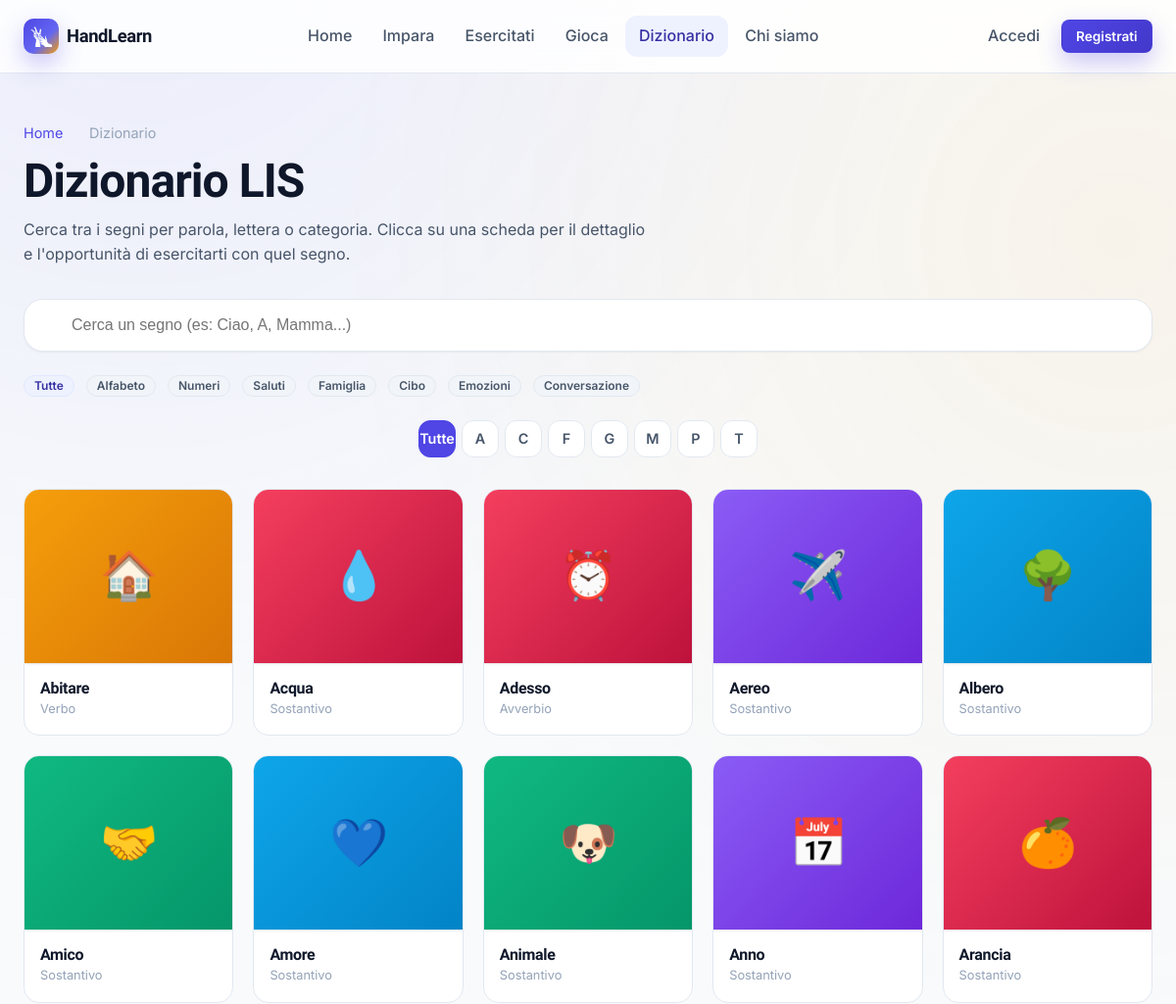
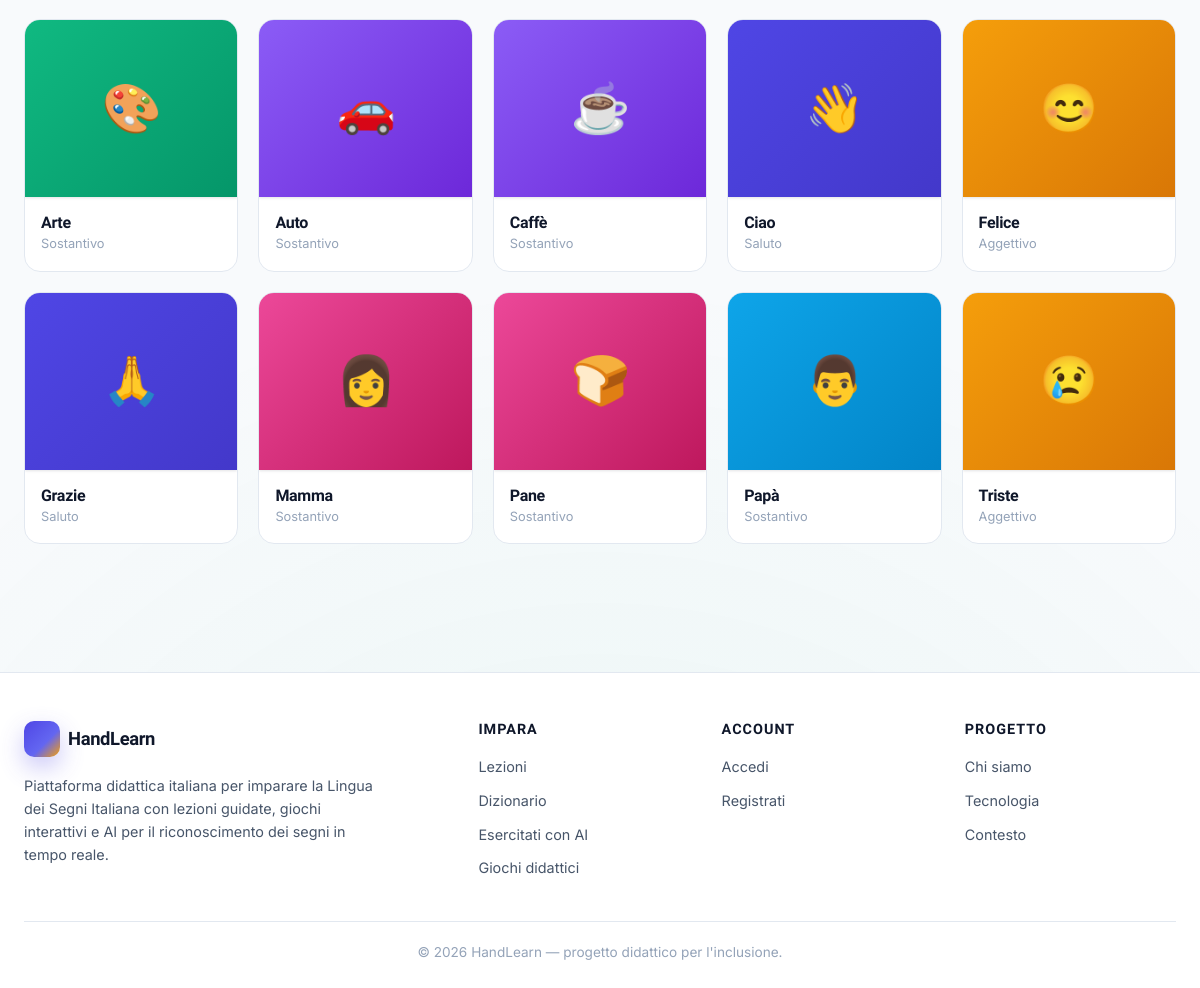
Screenshot of /dizionario.php with the database file from the repository (2 pictures, top to bottom).
### tables this page shows
CREATE TABLE IF NOT EXISTS categorie (
    id     INT AUTO_INCREMENT PRIMARY KEY,
    slug   VARCHAR(50) NOT NULL UNIQUE,
    nome   VARCHAR(80) NOT NULL,
    icona  VARCHAR(10) DEFAULT NULL
);

CREATE TABLE IF NOT EXISTS segni (
    id            INT AUTO_INCREMENT PRIMARY KEY,
    parola        VARCHAR(80) NOT NULL,
    tipo          VARCHAR(40) DEFAULT 'Sostantivo',
    descrizione   TEXT,
    immagine      VARCHAR(20) DEFAULT '🤟',
    categoria_id  INT DEFAULT NULL,
    livello       ENUM('principiante','intermedio','avanzato') DEFAULT 'principiante',
    FOREIGN KEY (categoria_id) REFERENCES categorie(id) ON DELETE SET NULL
);

### includes/auth.php (called while the page is built, shortened)
<?php
function isLoggedIn(): bool
{
    return isset($_SESSION['user_id']);
}
function currentUser(): ?array
{
    if (!isLoggedIn()) {
        return null;
    }
    return [
        'id'       => $_SESSION['user_id'],
        'username' => $_SESSION['username'] ?? '',
        'nome'     => $_SESSION['nome'] ?? '',
        'cognome'  => $_SESSION['cognome'] ?? '',
        'email'    => $_SESSION['email'] ?? '',
        'livello'  => $_SESSION['livello'] ?? 'principiante',
        'xp'       => $_SESSION['xp'] ?? 0,
    ];
}

### dizionario.php (the view, shortened to what this page needs)
<?php
require_once __DIR__ . '/includes/auth.php';
require_once __DIR__ . '/includes/components/sign_visual.php';
$q       = trim($_GET['q']    ?? '');
$catSlug = trim($_GET['cat']  ?? '');
$params = [];
$types  = '';
$sql = 'SELECT s1.*, c.nome AS categoria, c.slug AS cat_slug
        FROM segni s1
        INNER JOIN (
            SELECT MIN(id) as id
            FROM segni
            GROUP BY LOWER(parola)
        ) s2 ON s1.id = s2.id
        LEFT JOIN categorie c ON c.id = s1.categoria_id';
$sql .= ' ORDER BY s1.parola';
if ($params) {
    $stmt = $conn->prepare($sql);
    $stmt->bind_param($types, ...$params);
    $stmt->execute();
    $segni = $stmt->get_result()->fetch_all(MYSQLI_ASSOC);
} else {
    $segni = $conn->query($sql)->fetch_all(MYSQLI_ASSOC);
}
$lettere = [];
foreach ($segni as $s) {
    $lettere[strtoupper($s['parola'][0] ?? '')] = true;
}
ksort($lettere);
$categorie = $conn->query('SELECT id, slug, nome FROM categorie ORDER BY id')->fetch_all(MYSQLI_ASSOC);
$currentPage = 'dizionario';
include __DIR__ . '/includes/header.php';
?>
<section class="page-header">
    <div class="container">
        <nav class="breadcrumb">
            <a href="index.php">Home</a>
            <?= hl_icon('arrow-right', 12) ?>
            <span>Dizionario</span>
        </nav>
        <h1>Dizionario LIS</h1>
        <p>Cerca tra i segni per parola, lettera o categoria. Clicca su una scheda
           per il dettaglio e l'opportunità di esercitarti con quel segno.</p>
    </div>
</section>
<section class="section" style="padding-top:0;">
    <div class="container">
        <form method="GET" class="dict-search">
            <?= hl_icon('search', 22) ?>
            <input type="text" name="q" placeholder="Cerca un segno (es: Ciao, A, Mamma...)"
                   value="<?= htmlspecialchars($q) ?>"
                   data-dictionary-search autocomplete="off">
        </form>
        <div class="flex flex-wrap mb-6">
            <a href="dizionario.php" class="badge <?= $catSlug==='' ? 'badge-primary' : '' ?>">Tutte</a>
            <?php foreach ($categorie as $c): ?>
                <a href="dizionario.php?cat=<?= urlencode($c['slug']) ?>"
                   class="badge <?= $catSlug===$c['slug'] ? 'badge-primary' : '' ?>">
                    <?= htmlspecialchars($c['nome']) ?>
                </a>
            <?php endforeach; ?>
        </div>
        <div class="alphabet-nav">
            <a href="#" class="active" data-letter="all">Tutte</a>
            <?php foreach ($lettere as $L => $_): ?>
                <a href="#" data-letter="<?= htmlspecialchars($L) ?>"><?= htmlspecialchars($L) ?></a>
            <?php endforeach; ?>
        </div>
        <?php if (!$segni): ?>
            <div class="alert alert-info">
                <?= hl_icon('search', 22, 'alert-icon') ?>
                <span>Nessun segno trovato per "<?= htmlspecialchars($q) ?>". Prova un'altra parola o
                rimuovi i filtri.</span>
            </div>
        <?php else: ?>
            <div class="grid" style="grid-template-columns: repeat(auto-fit, minmax(180px, 1fr));">
                <?php foreach ($segni as $s):
                    $color = hl_pick_sign_color($s['parola']);
                ?>
                    <a href="segno.php?id=<?= (int)$s['id'] ?>"
                       class="word-card"
                       data-word="<?= htmlspecialchars($s['parola']) ?>">
                        <?= render_sign_visual($s['parola'], ['color' => $color, 'label' => false, 'icona' => $s['immagine']]) ?>
                        <div class="word-card-body">
                            <h3><?= htmlspecialchars($s['parola']) ?></h3>
                            <p><?= htmlspecialchars($s['tipo']) ?></p>
                        </div>
                    </a>
                <?php endforeach; ?>
            </div>
        <?php endif; ?>
    </div>
</section>
<?php include __DIR__ . '/includes/footer.php'; ?>

### includes/header.php (shortened to what this page needs)
<?php
require_once __DIR__ . '/auth.php';
require_once __DIR__ . '/components/sign_visual.php';
?>
<!DOCTYPE html>
<html lang="it">
<head>
<link rel="stylesheet" href="http://localhost/HandLearn-main/css/style.css">
</head>
<body>
<?php
include __DIR__ . '/navbar.php'; ?>

### includes/navbar.php (shortened to what this page needs)
<?php
require_once __DIR__ . '/auth.php';
require_once __DIR__ . '/components/sign_visual.php';
$user = currentUser();
$ini = $user
    ? strtoupper(substr($user['nome'], 0, 1) . substr($user['cognome'], 0, 1))
    : '';
?>
<nav class="navbar" aria-label="Menu principale">
    <div class="nav-inner">
        <a href="<?= BASE_URL ?>/index.php"
           class="navbar-brand"
           aria-label="HandLearn home">
            <span class="logo-mark">
                <img src="<?= BASE_URL ?>/assets/segni_immagini/mani.png"
                    alt="HandLearn Logo"
                    width="22"
                    height="22">
            </span>
            HandLearn
        </a>
        <ul class="nav-links" id="navLinks">
            <li>
                <a href="<?= BASE_URL ?>/index.php"
                   class="<?= $currentPage === 'home' ? 'active' : '' ?>">
                    Home
                </a>
            </li>
            <li>
                <a href="<?= BASE_URL ?>/impara.php"
                   class="<?= $currentPage === 'impara' ? 'active' : '' ?>">
                    Impara
                </a>
            </li>
            <li>
                <a href="<?= BASE_URL ?>/esercitati.php"
                   class="<?= $currentPage === 'esercitati' ? 'active' : '' ?>"
                   title="La pratica con AI è il cuore di HandLearn">
                    Esercitati
                </a>
            </li>
            <li>
                <a href="<?= BASE_URL ?>/gioca.php"
                   class="<?= $currentPage === 'gioca' ? 'active' : '' ?>">
                    Gioca
                </a>
            </li>
            <li>
                <a href="<?= BASE_URL ?>/dizionario.php"
                   class="<?= $currentPage === 'dizionario' ? 'active' : '' ?>">
                    Dizionario
                </a>
            </li>
            <li>
                <a href="<?= BASE_URL ?>/about.php"
                   class="<?= $currentPage === 'about' ? 'active' : '' ?>">
                    Chi siamo
                </a>
            </li>
        </ul>
        <div class="nav-auth" id="navAuth">
            <?php if ($user): ?>
                <a href="<?= BASE_URL ?>/profilo.php"
                   class="user-chip"
                   aria-label="Vai al profilo">
                    <span class="avatar-sm">
                        <?= htmlspecialchars($ini) ?>
                    </span>
                    <?= htmlspecialchars($user['nome']) ?>
                </a>
                <a href="<?= BASE_URL ?>/logout.php"
                   class="btn-link"
                   title="Esci">
                    <?= hl_icon('logout', 18) ?>
                </a>
            <?php else: ?>
                <a href="<?= BASE_URL ?>/login.php"
                   class="btn-link">
                    Accedi
                </a>
                <a href="<?= BASE_URL ?>/register.php"
                   class="btn btn-primary btn-sm">
                    Registrati
                </a>
            <?php endif; ?>
        </div>
    </div>
</nav>

### includes/components/sign_visual.php (shortened to what this page needs)
<?php
if (!function_exists('hl_pick_sign_color')) {
    function hl_pick_sign_color(string $key): string {
        $palette = [
            'primary',
            'amber',
            'emerald',
            'sky',
            'violet',
            'pink',
            'rose'
        ];
        $hash = abs(crc32(strtolower($key)));
        return $palette[$hash % count($palette)];
    }
}
if (!function_exists('render_sign_visual')) {
    function render_sign_visual(string $name, array $opts = []): string {
        $size  = $opts['size']  ?? 'md';
        $color = $opts['color'] ?? hl_pick_sign_color($name);
        $label = $opts['label'] ?? true;
        $extra = '';
        $filename = trim($name) . '.png';
        $imagePath = 'assets/segni_immagini/' . $filename;
        $fullPath = __DIR__ . '/../../' . $imagePath;
        $html  = '<div class="sign sign-' . htmlspecialchars($color) . $extra . '">';
        if (isset($opts['icona']) && $opts['icona']) {
            $html .= '<h1 class="sign-image-wrapper">
                ' . htmlspecialchars($opts['icona']) . '
            </h1>';
        }
        $html .= '</div>';
        return $html;
    }
}
if (!function_exists('hl_icon')) {
    function hl_icon(string $name, int $size = 20, string $extra = ''): string {
        $stroke = '
            stroke="currentColor"
            stroke-width="2"
            stroke-linecap="round"
            stroke-linejoin="round"
            fill="none"
        ';
        $paths = [
            'book' =>
                '<path d="M4 19.5A2.5 2.5 0 0 1 6.5 17H20"/>
                 <path d="M6.5 2H20v20H6.5A2.5 2.5 0 0 1 4 19.5v-15A2.5 2.5 0 0 1 6.5 2z"/>',
            'gamepad' =>
                '<line x1="6" y1="11" x2="10" y2="11"/>
                 <line x1="8" y1="9" x2="8" y2="13"/>
                 <line x1="15" y1="12" x2="15.01" y2="12"/>
                 <line x1="18" y1="10" x2="18.01" y2="10"/>
                 <rect x="2" y="6" width="20" height="12" rx="2"/>',
            'target' =>
                '<circle cx="12" cy="12" r="10"/>
                 <circle cx="12" cy="12" r="6"/>
                 <circle cx="12" cy="12" r="2"/>',
            'home' =>
                '<path d="M3 12l9-9 9 9"/>
                 <path d="M5 10v10a1 1 0 0 0 1 1h3v-6h6v6h3a1 1 0 0 0 1-1V10"/>',
            'user' =>
                '<path d="M20 21v-2a4 4 0 0 0-4-4H8a4 4 0 0 0-4 4v2"/>
                 <circle cx="12" cy="7" r="4"/>',
            'check' =>
                '<polyline points="20 6 9 17 4 12"/>',
            'x' =>
                '<line x1="18" y1="6" x2="6" y2="18"/>
                 <line x1="6" y1="6" x2="18" y2="18"/>',
            'search' =>
                '<circle cx="11" cy="11" r="8"/>
                 <line x1="21" y1="21" x2="16.65" y2="16.65"/>',
            'heart' =>
                '<path d="M20.84 4.61a5.5 5.5 0 0 0-7.78 0L12 5.67l-1.06-1.06a5.5 5.5 0 0 0-7.78 7.78l1.06 1.06L12 21.23l7.78-7.78 1.06-1.06a5.5 5.5 0 0 0 0-7.78z"
                 fill="currentColor"
                 stroke="none"/>',
            'star' =>
                '<polygon points="12 2 15.09 8.26 22 9.27 17 14.14 18.18 21.02 12 17.77 5.82 21.02 7 14.14 2 9.27 8.91 8.26 12 2"
                 fill="currentColor"
                 stroke="none"/>',
            'menu' =>
                '<line x1="3" y1="12" x2="21" y2="12"/>
                 <line x1="3" y1="6" x2="21" y2="6"/>
                 <line x1="3" y1="18" x2="21" y2="18"/>',
            'camera' =>
                '<path d="M23 19a2 2 0 0 1-2 2H3a2 2 0 0 1-2-2V8a2 2 0 0 1 2-2h4l2-3h6l2 3h4a2 2 0 0 1 2 2z"/>
                 <circle cx="12" cy="13" r="4"/>',
            'mic' =>
                '<path d="M12 1a3 3 0 0 0-3 3v8a3 3 0 0 0 6 0V4a3 3 0 0 0-3-3z"/>
                 <path d="M19 10v2a7 7 0 0 1-14 0v-2"/>
                 <line x1="12" y1="19" x2="12" y2="23"/>',
        ];
        $svg = $paths[$name] ?? $paths['star'];
        $cls = $extra
            ? ' class="' . htmlspecialchars($extra) . '"'
            : '';
        return '
            <svg
                width="' . $size . '"
                height="' . $size . '"
                viewBox="0 0 24 24"
                ' . $stroke . '
                ' . $cls . '
            >
                ' . $svg . '
            </svg>
        ';
    }
}

### includes/footer.php (shortened to what this page needs)
<footer class="footer">
    <div class="container">
        <div class="footer-grid">
            <div class="footer-brand">
                <a href="<?= BASE_URL ?>/index.php"
                   class="navbar-brand">
                    <span class="logo-mark">
                        <?= hl_icon('sparkles', 22) ?>
                    </span>
                    HandLearn
                </a>
                <p>
                    Piattaforma didattica italiana per imparare la
                    Lingua dei Segni Italiana con lezioni guidate,
                    giochi interattivi e AI per il riconoscimento
                    dei segni in tempo reale.
                </p>
            </div>
            <div class="footer-column">
                <h4>Impara</h4>
                <ul>
                    <li>
                        <a href="<?= BASE_URL ?>/impara.php">
                            Lezioni
                        </a>
                    </li>
                    <li>
                        <a href="<?= BASE_URL ?>/dizionario.php">
                            Dizionario
                        </a>
                    </li>
                    <li>
                        <a href="<?= BASE_URL ?>/esercitati.php">
                            Esercitati con AI
                        </a>
                    </li>
                    <li>
                        <a href="<?= BASE_URL ?>/gioca.php">
                            Giochi didattici
                        </a>
                    </li>
                </ul>
            </div>
            <div class="footer-column">
                <h4>Account</h4>
                <ul>
                    <?php if (isLoggedIn()): ?>
                        <li>
                            <a href="<?= BASE_URL ?>/profilo.php">
                                Il mio profilo
                            </a>
                        </li>
                        <li>
                            <a href="<?= BASE_URL ?>/logout.php">
                                Esci
                            </a>
                        </li>
                    <?php else: ?>
                        <li>
                            <a href="<?= BASE_URL ?>/login.php">
                                Accedi
                            </a>
                        </li>
                        <li>
                            <a href="<?= BASE_URL ?>/register.php">
                                Registrati
                            </a>
                        </li>
                    <?php endif; ?>
                </ul>
            </div>
            <div class="footer-column">
                <h4>Progetto</h4>
                <ul>
                    <li>
                        <a href="<?= BASE_URL ?>/about.php">
                            Chi siamo
                        </a>
                    </li>
                    <li>
                        <a href="<?= BASE_URL ?>/about.php#tecnologia">
                            Tecnologia
                        </a>
                    </li>
                    <li>
                        <a href="<?= BASE_URL ?>/about.php#contesto">
                            Contesto
                        </a>
                    </li>
                </ul>
            </div>
        </div>
        <div class="footer-bottom">
            &copy; <?= date('Y') ?>
            HandLearn — progetto didattico per l'inclusione.
        </div>
    </div>
</footer>
</body>
</html>

### rows the page displays
categorie: nome "Alfabeto"
categorie: nome "Numeri"
categorie: nome "Saluti"
categorie: nome "Famiglia"
categorie: nome "Cibo"
categorie: nome "Emozioni"
categorie: nome "Conversazione"
segni: icona "🏠", parola "Abitare", tipo "Verbo"
segni: icona "💧", parola "Acqua", tipo "Sostantivo"
segni: icona "⏰", parola "Adesso", tipo "Avverbio"
segni: icona "✈️", parola "Aereo", tipo "Sostantivo"
segni: icona "🌳", parola "Albero", tipo "Sostantivo"
segni: icona "🤝", parola "Amico", tipo "Sostantivo"
segni: icona "💙", parola "Amore", tipo "Sostantivo"
segni: icona "🐶", parola "Animale", tipo "Sostantivo"
segni: icona "📅", parola "Anno", tipo "Sostantivo"
segni: icona "🍊", parola "Arancia", tipo "Sostantivo"
segni: icona "🎨", parola "Arte", tipo "Sostantivo"
segni: icona "🚗", parola "Auto", tipo "Sostantivo"
segni: icona "☕", parola "Caffè", tipo "Sostantivo"
segni: icona "👋", parola "Ciao", tipo "Saluto"
segni: icona "😊", parola "Felice", tipo "Aggettivo"
segni: icona "🙏", parola "Grazie", tipo "Saluto"
segni: icona "👩", parola "Mamma", tipo "Sostantivo"
segni: icona "🍞", parola "Pane", tipo "Sostantivo"
segni: icona "👨", parola "Papà", tipo "Sostantivo"
segni: icona "😢", parola "Triste", tipo "Aggettivo"

### other values shown
$L "A"
$L "C"
$L "F"
$L "G"
$L "M"
$L "P"
$L "T"
